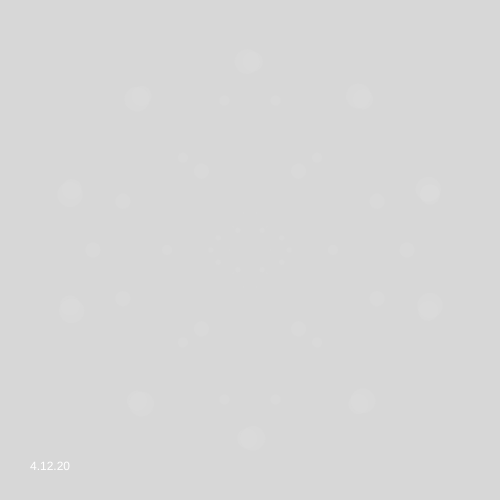
Frame 1 (no input)
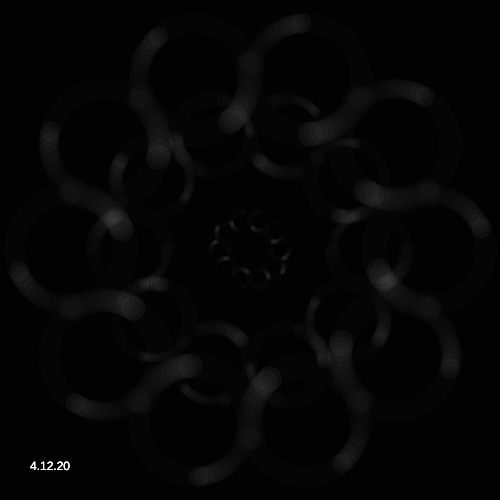
Frame 60 (no input)
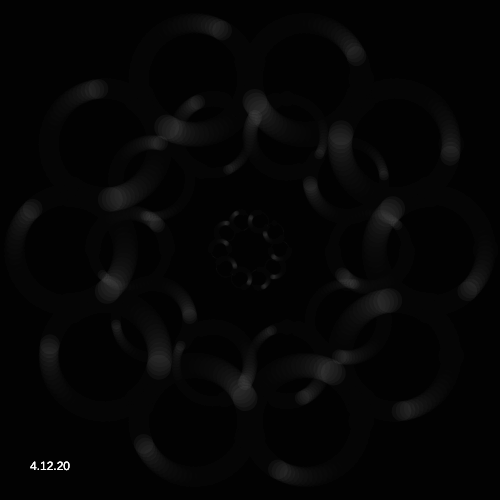
Frame 120 (the mouse pressed at the canvas centre since frame 60)

The p5.js sketch that drew these frames (run headless with seeded random() and noise() and a simulated clock; from frame 60 on, the mouse is pressed at the canvas centre):

// p5.js sketch
// ── sketch.js
function setup() {
  createCanvas(500, 500);
}
var N = 10;
var r = 60;
var k=0, t ;

function draw() {
  background(0, 40);
  fill(255);
  noStroke();
  text("4.12.20", 30, height - 30);

  noStroke();
  fill(255, 10);
  translate(width>>1, height>>1);
  for (var i=0; i<N; i++) {
    var ang = 360/N;
    var l = r*sin(radians(ang/2));
    var x = r*cos(radians(ang*i));
    var y = r*sin(radians(ang*i));
    push()
    translate(x, y);
    rotate(PI/2+radians(ang*i+k));
    line(- l, 0, l, 0);
    pop();

    l = r/2*sin(radians(ang/2));
    x = r/2*cos(radians(ang*i));
    y = r/2*sin(radians(ang*i));

    push();
    translate(x, y);
    rotate(PI/2+radians(-ang*i+k));
    ellipse(0, l, 1, 1);
    ellipse(0, -l, 5, 5);
    pop();


    l = r*2*sin(radians(ang/2));
    x = r*2*cos(radians(ang*i));
    y = r*2*sin(radians(ang*i));

    push();
    translate(x, y);
    rotate(PI/2+radians(-ang*i+k));
    ellipse(0, l, 10, 10);
    ellipse(0, -l, 15, 15);
    pop();



    l = r*3*sin(radians(ang/2));
    x = r*3*cos(radians(ang*i));
    y = r*3*sin(radians(ang*i));
    push()
    translate(x, y);
    rotate(PI/2+radians(ang*i+k));
    ellipse(-l, 0, 20, 20);
    ellipse(l, 0, 25, 25);
    pop();

  }
  k=180*sin(radians(t));
  if (t<90) t+=2;
  else t=0;

}
